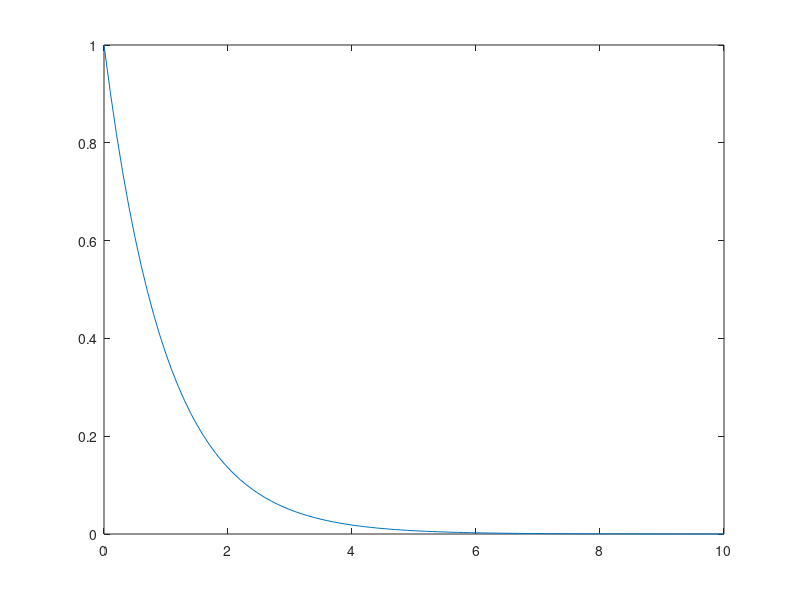

This figure's MATLAB source:
%%% Visualize the forcing function of DMPs

tau = 1;
alpha = 1;

%% Define the phase variable z as a function of the time t
z = @(t) exp(-tau*alpha*t);

t = 0:0.1:10;

T = length(t);

Z = zeros(T,1);

for i = 1:T
    Z(i) = z(t(i));
end

% plot(t,Z);

h = 1;

%% Define some basis functions
phi1 = @(z) exp(-0.5*(z-0)^2/h); 
phi2 = @(z) exp(-0.5*(z-0.2)^2/h);
phi3 = @(z) exp(-0.5*(z-0.4)^2/h);
phi4 = @(z) exp(-0.5*(z-0.6)^2/h);
phi5 = @(z) exp(-0.5*(z-0.8)^2/h);

PHI1 = zeros(T,1);
PHI2 = zeros(T,1);
PHI3 = zeros(T,1);
PHI4 = zeros(T,1);
PHI5 = zeros(T,1);

for i = 1:T
    PHI1(i) = phi1(Z(i));
    PHI2(i) = phi2(Z(i));
    PHI3(i) = phi3(Z(i));
    PHI4(i) = phi4(Z(i));
    PHI5(i) = phi5(Z(i));
end

% hold all;
% plot(t,PHI1);
% plot(t,PHI2);
% plot(t,PHI3);
% plot(t,PHI4);
% plot(t,PHI5);

%% Define PSIs

SUM_PHIs = sum([PHI1'; PHI2'; PHI3'; PHI4'; PHI5']);

PSI1 = (PHI1.*Z)./SUM_PHIs';
PSI2 = (PHI2.*Z)./SUM_PHIs';
PSI3 = (PHI3.*Z)./SUM_PHIs';
PSI4 = (PHI4.*Z)./SUM_PHIs';
PSI5 = (PHI5.*Z)./SUM_PHIs';

% hold all;
% plot(t,PSI1);
% plot(t,PSI2);
% plot(t,PSI3);
% plot(t,PSI4);
% plot(t,PSI5);


%% Define the forcing function

f = sum([1*PSI1'; 1*PSI2'; 1*PSI3'; 1*PSI4'; 1*PSI5']);

plot(t,f);

